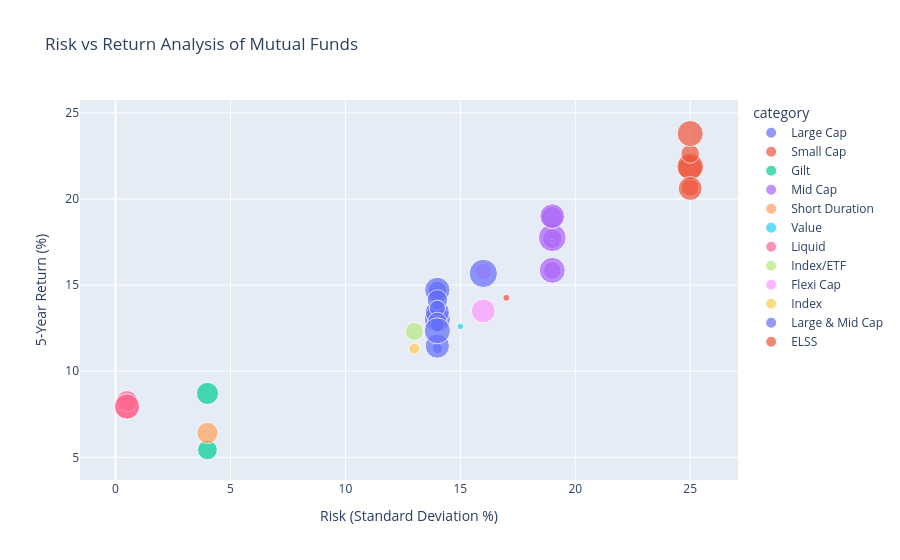

The notebook cell this image was saved under:
### Code cell
fig = px.scatter(
    perf_df,
    x="std_dev_ann_pct",
    y="return_5yr_pct",
    size="aum_crore",
    color="category",
    hover_name="scheme_name",
    title="Risk vs Return Analysis of Mutual Funds",
    labels={
        "std_dev_ann_pct": "Risk (Standard Deviation %)",
        "return_5yr_pct": "5-Year Return (%)"
    }
)

fig.show()

### Figure 1 — Plotly figure (JSON) as saved in the notebook; plotly's stock layout.template omitted (floating-point values rounded to 4 significant figures)
{"data": [{"hovertemplate": "<b>%{hovertext}</b><br><br>category=Large Cap<br>Risk (Standard Deviation %)=%{x}<br>5-Year Return (%)=%{y}<br>aum_crore=%{marker.size}<extra></extra>", "hovertext": ["SBI Bluechip Fund - Regular Plan - Growth", "SBI Bluechip Fund - Direct Plan - Growth", "HDFC Top 100 Fund - Regular Plan - Growth", "HDFC Top 100 Fund - Direct Plan - Growth", "ICICI Pru Bluechip Fund - Regular - Growth", "ICICI Pru Bluechip Fund - Direct - Growth", "Nippon India Large Cap Fund - Regular - Growth", "Nippon India Large Cap Fund - Direct - Growth", "Kotak Bluechip Fund - Regular - Growth", "Axis Bluechip Fund - Regular - Growth", "Axis Bluechip Fund - Direct - Growth", "ABSL Frontline Equity Fund - Regular - Growth", "Mirae Asset Large Cap Fund - Regular - Growth", "DSP Top 100 Equity Fund - Regular - Growth"], "legendgroup": "Large Cap", "marker": {"color": "#636efa", "size": [14288, 1231, 6434, 10611, 36022, 41553, 20909, 39475, 35585, 25803, 15866, 23500, 11361, 41828], "sizemode": "area", "sizeref": 122.6, "symbol": "circle"}, "mode": "markers", "name": "Large Cap", "orientation": "v", "showlegend": true, "type": "scatter", "x": [14, 14, 14, 14, 14, 14, 14, 14, 14, 14, 14, 14, 14, 14], "xaxis": "x", "y": [14.45, 14.23, 11.32, 13.48, 11.46, 13.02, 14.7, 14.72, 13.42, 14.14, 13.66, 12.86, 12.68, 12.35], "yaxis": "y"}, {"hovertemplate": "<b>%{hovertext}</b><br><br>category=Small Cap<br>Risk (Standard Deviation %)=%{x}<br>5-Year Return (%)=%{y}<br>aum_crore=%{marker.size}<extra></extra>", "hovertext": ["SBI Small Cap Fund - Regular Plan - Growth", "SBI Small Cap Fund - Direct Plan - Growth", "Nippon India Small Cap Fund - Regular - Growth", "Axis Small Cap Fund - Regular - Growth", "ABSL Small Cap Fund - Regular - Growth", "DSP Small Cap Fund - Regular - Growth"], "legendgroup": "Small Cap", "marker": {"color": "#EF553B", "size": [19259, 36061, 43630, 21545, 41613, 35124], "sizemode": "area", "sizeref": 122.6, "symbol": "circle"}, "mode": "markers", "name": "Small Cap", "orientation": "v", "showlegend": true, "type": "scatter", "x": [25, 25, 25, 25, 25, 25], "xaxis": "x", "y": [20.67, 21.82, 21.88, 22.62, 23.8, 20.61], "yaxis": "y"}, {"hovertemplate": "<b>%{hovertext}</b><br><br>category=Gilt<br>Risk (Standard Deviation %)=%{x}<br>5-Year Return (%)=%{y}<br>aum_crore=%{marker.size}<extra></extra>", "hovertext": ["SBI Magnum Gilt Fund - Regular Plan - Growth", "Nippon India Gilt Securities Fund - Regular - Growth"], "legendgroup": "Gilt", "marker": {"color": "#00cc96", "size": [24101, 30030], "sizemode": "area", "sizeref": 122.6, "symbol": "circle"}, "mode": "markers", "name": "Gilt", "orientation": "v", "showlegend": true, "type": "scatter", "x": [4, 4], "xaxis": "x", "y": [5.43, 8.71], "yaxis": "y"}, {"hovertemplate": "<b>%{hovertext}</b><br><br>category=Mid Cap<br>Risk (Standard Deviation %)=%{x}<br>5-Year Return (%)=%{y}<br>aum_crore=%{marker.size}<extra></extra>", "hovertext": ["HDFC Mid-Cap Opportunities Fund - Regular - Growth", "HDFC Mid-Cap Opportunities Fund - Direct - Growth", "ICICI Pru Midcap Fund - Regular - Growth", "Kotak Emerging Equity Fund - Regular - Growth", "Axis Midcap Fund - Regular - Growth", "UTI Mid Cap Fund - Regular - Growth", "DSP Midcap Fund - Regular - Growth"], "legendgroup": "Mid Cap", "marker": {"color": "#ab63fa", "size": [23185, 18792, 979, 47469, 28996, 41728, 37835], "sizemode": "area", "sizeref": 122.6, "symbol": "circle"}, "mode": "markers", "name": "Mid Cap", "orientation": "v", "showlegend": true, "type": "scatter", "x": [19, 19, 19, 19, 19, 19, 19], "xaxis": "x", "y": [17.69, 15.85, 17.55, 17.75, 18.94, 15.86, 19], "yaxis": "y"}, {"hovertemplate": "<b>%{hovertext}</b><br><br>category=Short Duration<br>Risk (Standard Deviation %)=%{x}<br>5-Year Return (%)=%{y}<br>aum_crore=%{marker.size}<extra></extra>", "hovertext": ["HDFC Short Term Debt Fund - Regular - Growth"], "legendgroup": "Short Duration", "marker": {"color": "#FFA15A", "size": [27953], "sizemode": "area", "sizeref": 122.6, "symbol": "circle"}, "mode": "markers", "name": "Short Duration", "orientation": "v", "showlegend": true, "type": "scatter", "x": [4], "xaxis": "x", "y": [6.41], "yaxis": "y"}, {"hovertemplate": "<b>%{hovertext}</b><br><br>category=Value<br>Risk (Standard Deviation %)=%{x}<br>5-Year Return (%)=%{y}<br>aum_crore=%{marker.size}<extra></extra>", "hovertext": ["ICICI Pru Value Discovery Fund - Regular - Growth"], "legendgroup": "Value", "marker": {"color": "#19d3f3", "size": [2571], "sizemode": "area", "sizeref": 122.6, "symbol": "circle"}, "mode": "markers", "name": "Value", "orientation": "v", "showlegend": true, "type": "scatter", "x": [15], "xaxis": "x", "y": [12.6], "yaxis": "y"}, {"hovertemplate": "<b>%{hovertext}</b><br><br>category=Liquid<br>Risk (Standard Deviation %)=%{x}<br>5-Year Return (%)=%{y}<br>aum_crore=%{marker.size}<extra></extra>", "hovertext": ["ICICI Pru Liquid Fund - Regular - Growth", "Kotak Liquid Fund - Regular - Growth", "ABSL Liquid Fund - Regular - Growth"], "legendgroup": "Liquid", "marker": {"color": "#FF6692", "size": [39116, 27623, 38995], "sizemode": "area", "sizeref": 122.6, "symbol": "circle"}, "mode": "markers", "name": "Liquid", "orientation": "v", "showlegend": true, "type": "scatter", "x": [0.5, 0.5, 0.5], "xaxis": "x", "y": [7.94, 8.26, 7.95], "yaxis": "y"}, {"hovertemplate": "<b>%{hovertext}</b><br><br>category=Index/ETF<br>Risk (Standard Deviation %)=%{x}<br>5-Year Return (%)=%{y}<br>aum_crore=%{marker.size}<extra></extra>", "hovertext": ["Nippon India ETF Nifty 50 BeES"], "legendgroup": "Index/ETF", "marker": {"color": "#B6E880", "size": [20284], "sizemode": "area", "sizeref": 122.6, "symbol": "circle"}, "mode": "markers", "name": "Index/ETF", "orientation": "v", "showlegend": true, "type": "scatter", "x": [13], "xaxis": "x", "y": [12.31], "yaxis": "y"}, {"hovertemplate": "<b>%{hovertext}</b><br><br>category=Flexi Cap<br>Risk (Standard Deviation %)=%{x}<br>5-Year Return (%)=%{y}<br>aum_crore=%{marker.size}<extra></extra>", "hovertext": ["Kotak Flexicap Fund - Regular - Growth", "UTI Flexi Cap Fund - Regular - Growth"], "legendgroup": "Flexi Cap", "marker": {"color": "#FF97FF", "size": [35012, 17912], "sizemode": "area", "sizeref": 122.6, "symbol": "circle"}, "mode": "markers", "name": "Flexi Cap", "orientation": "v", "showlegend": true, "type": "scatter", "x": [16, 16], "xaxis": "x", "y": [13.5, 15.78], "yaxis": "y"}, {"hovertemplate": "<b>%{hovertext}</b><br><br>category=Index<br>Risk (Standard Deviation %)=%{x}<br>5-Year Return (%)=%{y}<br>aum_crore=%{marker.size}<extra></extra>", "hovertext": ["UTI Nifty 50 Index Fund - Regular - Growth"], "legendgroup": "Index", "marker": {"color": "#FECB52", "size": [7350], "sizemode": "area", "sizeref": 122.6, "symbol": "circle"}, "mode": "markers", "name": "Index", "orientation": "v", "showlegend": true, "type": "scatter", "x": [13], "xaxis": "x", "y": [11.31], "yaxis": "y"}, {"hovertemplate": "<b>%{hovertext}</b><br><br>category=Large & Mid Cap<br>Risk (Standard Deviation %)=%{x}<br>5-Year Return (%)=%{y}<br>aum_crore=%{marker.size}<extra></extra>", "hovertext": ["Mirae Asset Emerging Bluechip Fund - Regular - Growth"], "legendgroup": "Large & Mid Cap", "marker": {"color": "#636efa", "size": [49046], "sizemode": "area", "sizeref": 122.6, "symbol": "circle"}, "mode": "markers", "name": "Large & Mid Cap", "orientation": "v", "showlegend": true, "type": "scatter", "x": [16], "xaxis": "x", "y": [15.68], "yaxis": "y"}, {"hovertemplate": "<b>%{hovertext}</b><br><br>category=ELSS<br>Risk (Standard Deviation %)=%{x}<br>5-Year Return (%)=%{y}<br>aum_crore=%{marker.size}<extra></extra>", "hovertext": ["Mirae Asset Tax Saver Fund - Regular - Growth"], "legendgroup": "ELSS", "marker": {"color": "#EF553B", "size": [2989], "sizemode": "area", "sizeref": 122.6, "symbol": "circle"}, "mode": "markers", "name": "ELSS", "orientation": "v", "showlegend": true, "type": "scatter", "x": [17], "xaxis": "x", "y": [14.26], "yaxis": "y"}], "layout": {"autosize": true, "legend": {"itemsizing": "constant", "title": {"text": "category"}, "tracegroupgap": 0}, "title": {"text": "Risk vs Return Analysis of Mutual Funds"}, "xaxis": {"anchor": "y", "autorange": true, "domain": [0, 1], "range": [-1.385, 26.91], "title": {"text": "Risk (Standard Deviation %)"}, "type": "linear"}, "yaxis": {"anchor": "x", "autorange": true, "domain": [0, 1], "range": [2.724, 26.97], "title": {"text": "5-Year Return (%)"}, "type": "linear"}}}
